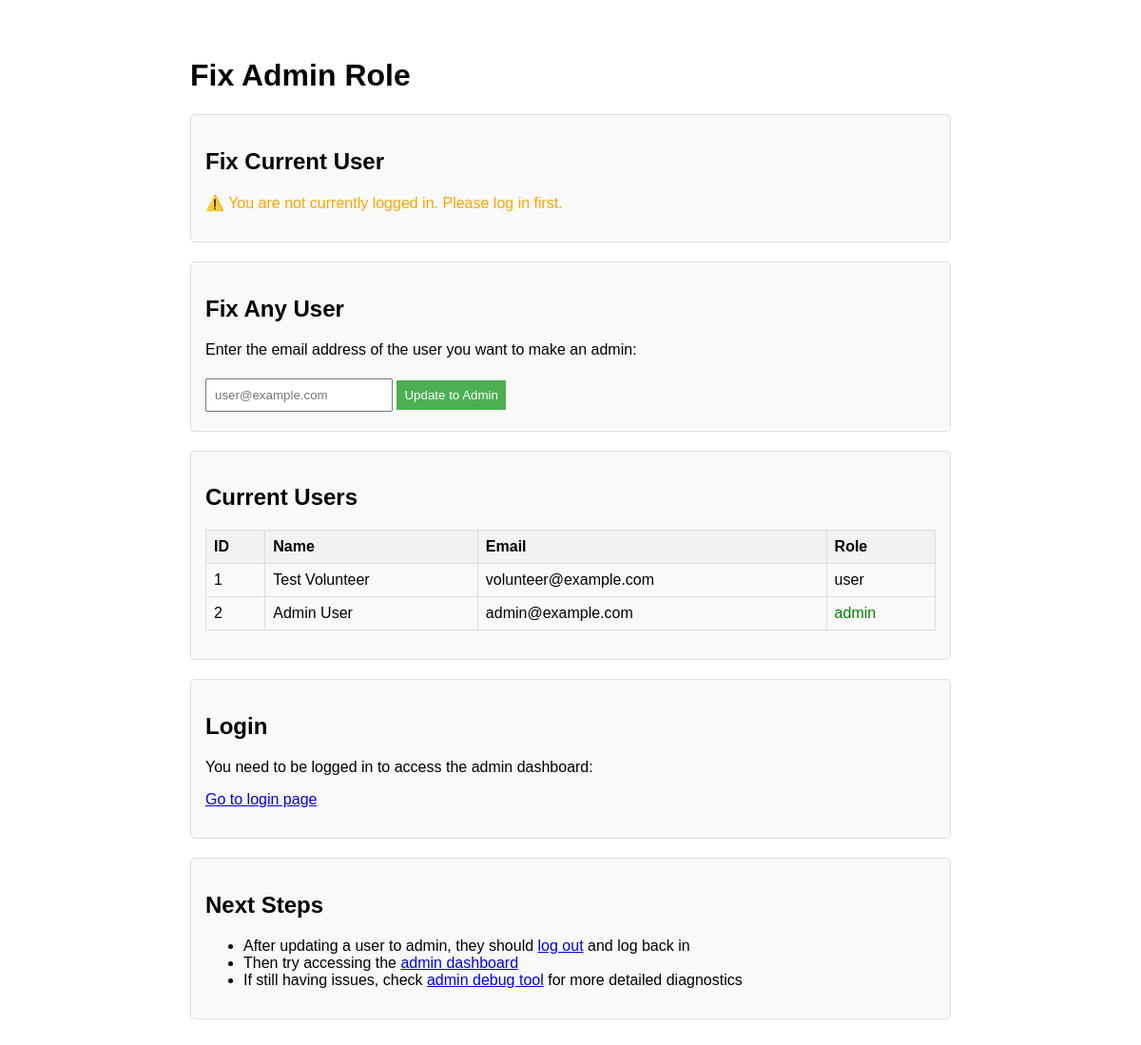
The page /fix_admin.php on the database its author committed.
### tables this page shows
CREATE TABLE IF NOT EXISTS users (
    id INT AUTO_INCREMENT PRIMARY KEY,
    full_name VARCHAR(100) NOT NULL,
    email VARCHAR(100) NOT NULL UNIQUE,
    password VARCHAR(255) NOT NULL,
    phone VARCHAR(20),
    role ENUM('admin', 'user') DEFAULT 'user',
    remember_token VARCHAR(100),
    token_expiry DATETIME,
    total_hours INT DEFAULT 0,
    impact_score INT DEFAULT 0,
    created_at TIMESTAMP DEFAULT CURRENT_TIMESTAMP
);

### fix_admin.php (the view, shortened to what this page needs)
<?php
require_once '../includes/config.php';
echo "<!DOCTYPE html>
<html>
<head>
    <title>Fix Admin Role</title>
    <style>
        body { font-family: Arial, sans-serif; max-width: 800px; margin: 20px auto; padding: 20px; }
        .card { background: #f9f9f9; border: 1px solid #ddd; padding: 15px; margin-bottom: 20px; border-radius: 5px; }
        .success { color: green; }
        .error { color: red; }
        .warning { color: orange; }
        table { width: 100%; border-collapse: collapse; margin: 15px 0; }
        th, td { border: 1px solid #ddd; padding: 8px; text-align: left; }
        th { background-color: #f2f2f2; }
        pre { background: #f5f5f5; padding: 10px; overflow: auto; }
        input, button { padding: 8px; margin: 5px 0; }
        button { background-color: #4CAF50; color: white; border: none; cursor: pointer; }
        button:hover { background-color: #45a049; }
    </style>
</head>
<body>
    <h1>Fix Admin Role</h1>";
echo "<div class='card'>";
echo "<h2>Fix Current User</h2>";
if (isset($_SESSION['user_id'])) {
    $currentEmail = $_SESSION['user_email'] ?? '(email not in session)';
    echo "<p>You are currently logged in as: <strong>$currentEmail</strong></p>";
    echo "<form method='post' action=''>
        <input type='hidden' name='email' value='$currentEmail'>
        <button type='submit'>Make Me an Admin</button>
    </form>";
} else {
    echo "<p class='warning'>⚠️ You are not currently logged in. Please log in first.</p>";
}
echo "</div>";
echo "<div class='card'>";
echo "<h2>Fix Any User</h2>";
echo "<p>Enter the email address of the user you want to make an admin:</p>";
echo "<form method='post' action=''>
    <input type='email' name='email' placeholder='user@example.com' required>
    <button type='submit'>Update to Admin</button>
</form>";
echo "</div>";
echo "<div class='card'>";
echo "<h2>Current Users</h2>";
try {
    $pdo = new PDO("mysql:host=$host;dbname=$dbname", $username, $password);
    $pdo->setAttribute(PDO::ATTR_ERRMODE, PDO::ERRMODE_EXCEPTION);
    $stmt = $pdo->query("SELECT id, full_name, email, role FROM users ORDER BY id");
    $users = $stmt->fetchAll(PDO::FETCH_ASSOC);
    if (count($users) > 0) {
        echo "<table>
            <tr><th>ID</th><th>Name</th><th>Email</th><th>Role</th></tr>";
        foreach ($users as $user) {
            $roleClass = $user['role'] === 'admin' ? 'success' : '';
            echo "<tr>
                <td>{$user['id']}</td>
                <td>{$user['full_name']}</td>
                <td>{$user['email']}</td>
                <td class='$roleClass'>{$user['role']}</td>
            </tr>";
        }
        echo "</table>";
    } else {
        echo "<p>No users found in the database.</p>";
    }
} catch (PDOException $e) {
    echo "<p class='error'>Database error: " . $e->getMessage() . "</p>";
}
echo "</div>";
if (!isset($_SESSION['user_id'])) {
    echo "<div class='card'>";
    echo "<h2>Login</h2>";
    echo "<p>You need to be logged in to access the admin dashboard:</p>";
    echo "<p><a href='../index.html'>Go to login page</a></p>";
    echo "</div>";
}
echo "<div class='card'>
    <h2>Next Steps</h2>
    <ul>
        <li>After updating a user to admin, they should <a href='../includes/logout.php'>log out</a> and log back in</li>
        <li>Then try accessing the <a href='admin-dashboard.html'>admin dashboard</a></li>
        <li>If still having issues, check <a href='admin_debug.php'>admin debug tool</a> for more detailed diagnostics</li>
    </ul>
</div>";
echo "</body></html>";
?>

### fix_admin.php (style rules this page uses)
body { font-family: Arial, sans-serif; max-width: 800px; margin: 20px auto; padding: 20px; }
.card { background: #f9f9f9; border: 1px solid #ddd; padding: 15px; margin-bottom: 20px; border-radius: 5px; }
.success { color: green; }
.warning { color: orange; }
table { width: 100%; border-collapse: collapse; margin: 15px 0; }
th, td { border: 1px solid #ddd; padding: 8px; text-align: left; }
th { background-color: #f2f2f2; }
input, button { padding: 8px; margin: 5px 0; }
button { background-color: #4CAF50; color: white; border: none; cursor: pointer; }

### rows shown on the page
users: id "1", full_name "Test Volunteer", email "volunteer@example.com", role "user"
users: id "2", full_name "Admin User", email "admin@example.com", role "admin"
